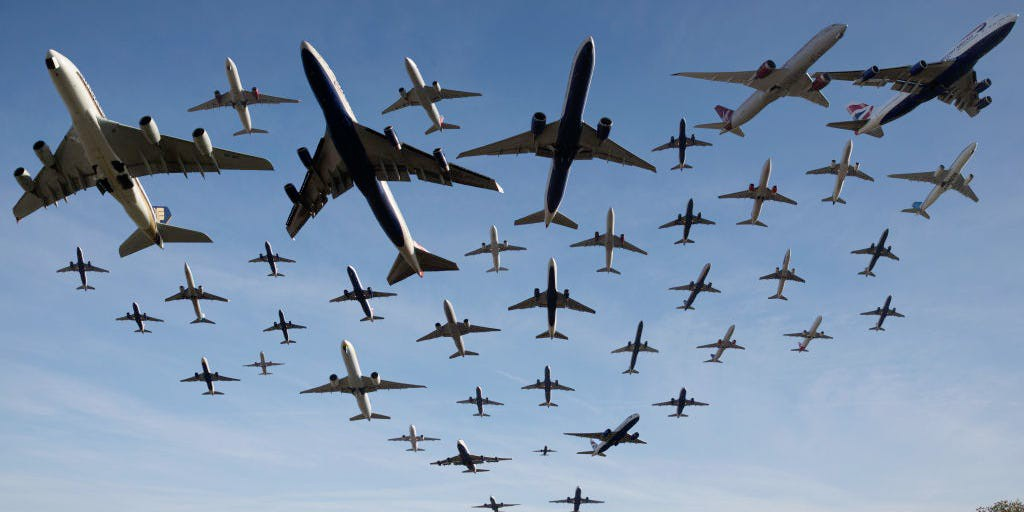
#> input picture Demo/img.png, 1024 x 512 px
$ python demo1.py
#> lines starting #> are read from the running program, lines starting #| are printed output that depends on the picture; after the words box and inside, x2 and y2 are one past the last pixel; in counts of white or black regions, pixels touching at a corner belong together
"""
Name: demo1.py
Author: Quoc Cuong Nguyen
Contact: cuongbo2000@icloud.com
Time: 14/12/2021 23:09
Desc:
"""
import cv2
import numpy as np
from matplotlib import pyplot as plt

img = cv2.imread('img.png')
#> img is the input picture: shape (512, 1024, 3); mean B, G, R 171.4, 142.7, 119.6
gray = cv2.cvtColor(img, cv2.COLOR_BGR2GRAY)
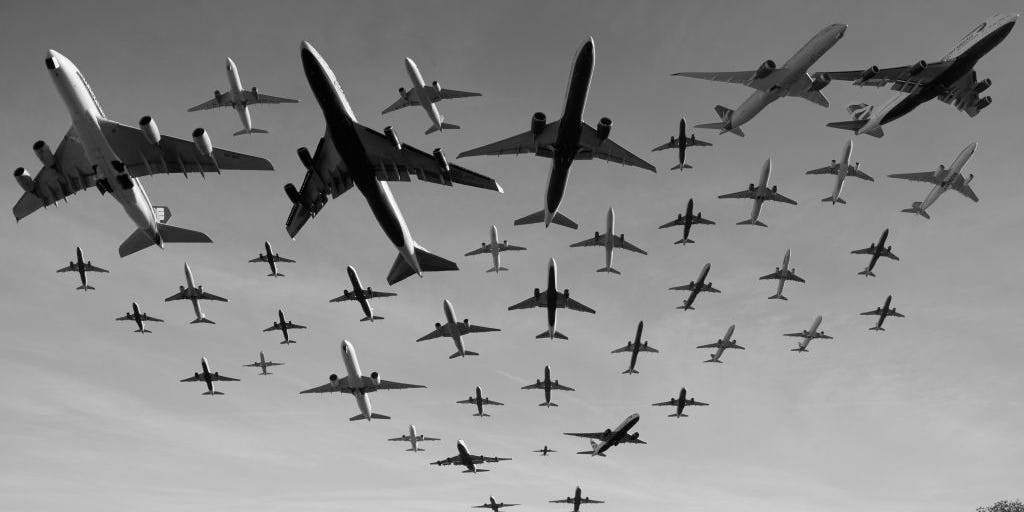
#> gray: shape (512, 1024); min 0, max 255, mean 139
template = cv2.imread('img_1.png', 0)
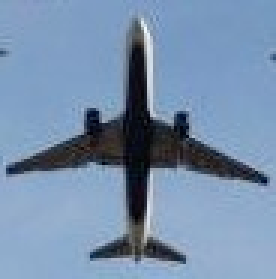
#> input picture Demo/img_1.png, 92 x 93 px (shown 3 times larger)
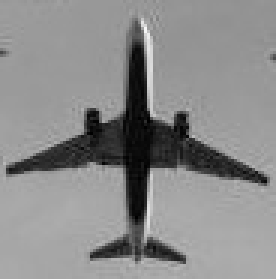
#> template: shape (93, 92) (shown 3 times larger); min 0, max 246, mean 138.6

height, width = template.shape[::]
#> height = 93; width = 92

res = cv2.matchTemplate(gray, template, cv2.TM_SQDIFF)
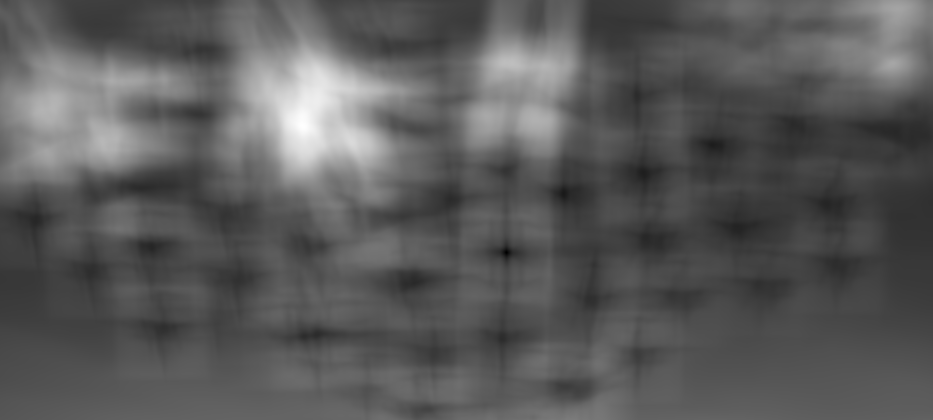
#> res: shape (420, 933) float32; min 73840, max 105406400, mean 37443152; drawn with min black and max white
plt.imshow(res, cmap='gray')
plt.show()

min_val, max_val, min_loc, max_loc = cv2.minMaxLoc(res)
#> min_val = 73840; max_val = 105406400; min_loc = (506, 252); max_loc = (302, 125)

top_left = min_loc
#> top_left = (506, 252)
print(top_left)
#| (506, 252)
bottom_right = (top_left[0] + width, top_left[1] + height)
#> bottom_right = (598, 345)
cv2.rectangle(img, top_left, bottom_right, (255, 0, 0), 2)
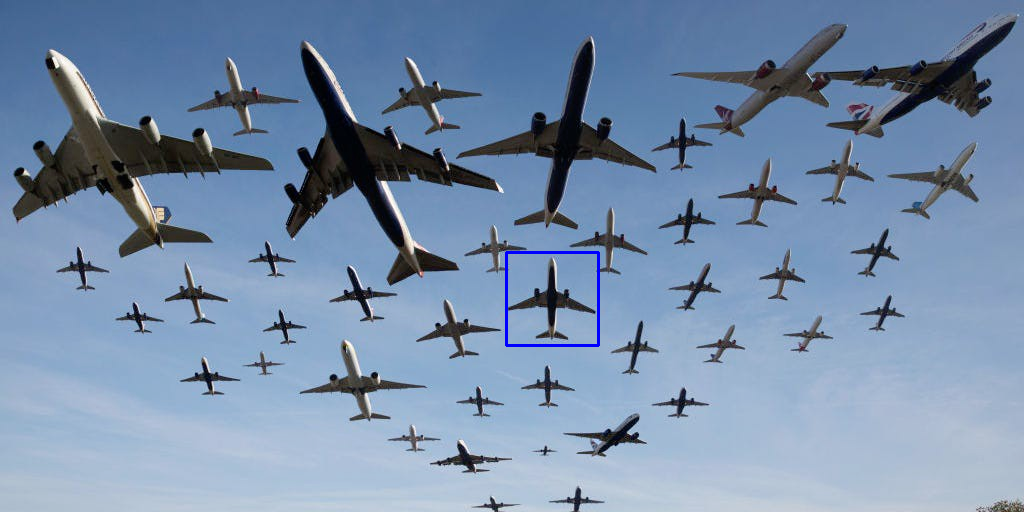
#> img: shape (512, 1024, 3); 0.21% of pixels changed, all inside (x1, y1, x2, y2) = (505, 251, 600, 347)

cv2.imshow('result', img)
cv2.waitKey(0)
cv2.destroyAllWindows()
